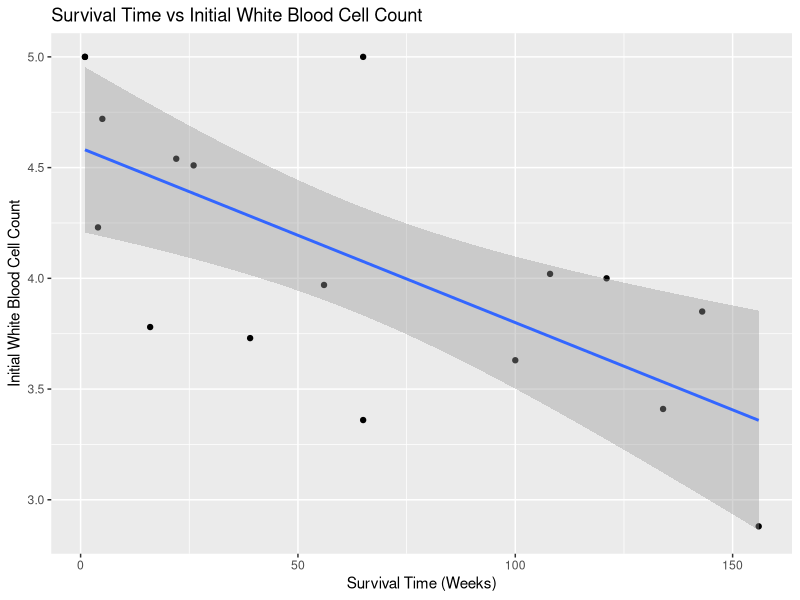
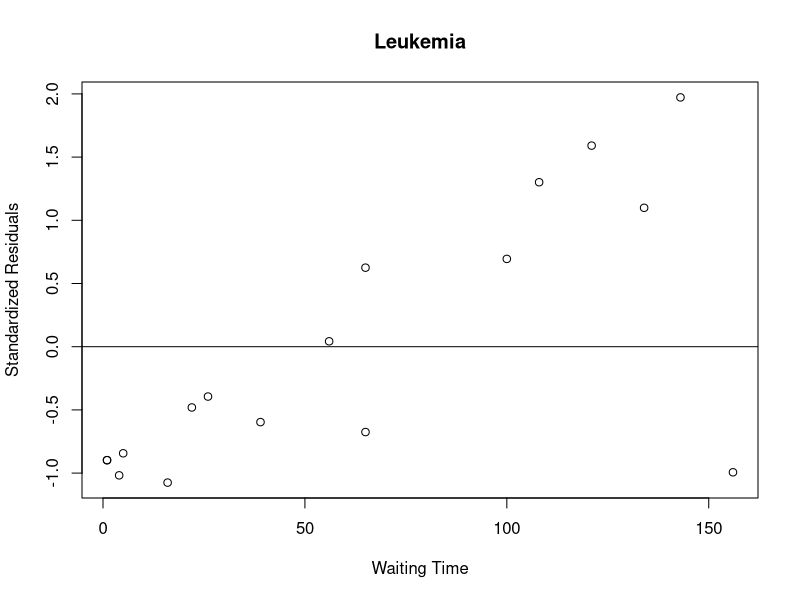

Reproduce these figures in R, in order.
#Exercise 4.2 generalized linear models

timedeath = c(65,156,100,134,16,108,121,4,39,143,56,26,22,1,1,5,65)
whitecell = c(3.36 ,2.88 ,3.63 ,3.41 , 3.78 , 4.02 , 4.00 , 4.23 , 3.73 , 3.85 , 3.97 , 4.51 , 4.54 , 5.00 , 5.00 , 4.72 , 5.00)

leukemia = data.frame(timedeath, whitecell)

library(ggplot2)
#4.2 a

#Plot
ggplot(leukemia, aes(timedeath, whitecell))+ 
  geom_point() +
  ggtitle("Survival Time vs Initial White Blood Cell Count") +
  xlab("Survival Time (Weeks)") + ylab("Initial White Blood Cell Count")+
  geom_smooth(method = "lm")

# as y decreses, x increases (y appears to decrease exponentially)  

#4.2 b <  log, because log is a function that tranforms the equation to be linear
# The link function is the function of y that gives you Xb on the right hand side.

# 4.2 c (see image below)

# 4.2 d
# log on both sides E[log(Y)] = b1 + b_2 X

summary(lm(log(timedeath) ~ (whitecell), data=leukemia))

# b1 = 11.0738 b2= -1.8829

#usar glm para familia exponencial
#exp_model <- glm(timedeath~whitecell, family=Gamma(link="log"), data=leukemia)


# 4.2 e

#Predicted y-hats
leukemia["Predicted"] = exp(11.0738 - 1.8829 *(leukemia[2]))

# Linear models time of death with predicted
leukpred = lm((timedeath) ~ Predicted, data=leukemia) 
#Standarized Residuals
leukpred.stand = rstandard(leukpred)
#Plot
plot(leukemia$timedeath, leukpred.stand, ylab="Standardized Residuals", xlab="Waiting Time", main="Leukemia") 
abline(0, 0)                  # the horizon

#Model fits the data well.


#5.4 a

exp_model <- glm(timedeath~whitecell, family=Gamma(link="log"), data=leukemia)

summary(exp_model)

#extracting parameters
beta_1 <- exp_model$coefficients[1]
beta_2 <- exp_model$coefficients[2]

#extracting parameter variances from variance-covariance matrix
betaVar <- c(vcov(exp_model)[1,1], vcov(exp_model)[2,2])

#using N(0,1) to derive confidence interval of 95%
CI_1 <- c(beta_1 - 1.96*sqrt(betaVar[1]), beta_1 + 1.96*sqrt(betaVar[1]))
CI_2 <- c(beta_2 - 1.96*sqrt(betaVar[2]), beta_2 + 1.96*sqrt(betaVar[2]))

CI_1
CI_2

  
#5.4 b

dev_diff <- exp_model$null.deviance - exp_model$deviance
dev_diff
  
#OTHER CODE
cor(leukemia$timedeath, leukemia$whitecell)